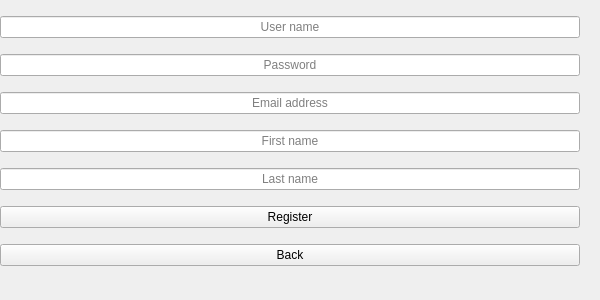
<?xml version="1.0" encoding="UTF-8"?>
<ui version="4.0">
 <class>mainwindow</class>
 <widget class="QWidget" name="mainwindow">
  <property name="geometry">
   <rect>
    <x>0</x>
    <y>0</y>
    <width>600</width>
    <height>300</height>
   </rect>
  </property>
  <property name="sizePolicy">
   <sizepolicy hsizetype="Fixed" vsizetype="Fixed">
    <horstretch>0</horstretch>
    <verstretch>0</verstretch>
   </sizepolicy>
  </property>
  <property name="minimumSize">
   <size>
    <width>600</width>
    <height>300</height>
   </size>
  </property>
  <property name="maximumSize">
   <size>
    <width>600</width>
    <height>300</height>
   </size>
  </property>
  <property name="mouseTracking">
   <bool>true</bool>
  </property>
  <property name="tabletTracking">
   <bool>false</bool>
  </property>
  <property name="contextMenuPolicy">
   <enum>Qt::NoContextMenu</enum>
  </property>
  <property name="windowTitle">
   <string>ShootAndRun</string>
  </property>
  <property name="autoFillBackground">
   <bool>true</bool>
  </property>
  <layout class="QVBoxLayout" name="verticalLayout">
   <property name="leftMargin">
    <number>0</number>
   </property>
   <property name="topMargin">
    <number>0</number>
   </property>
   <property name="rightMargin">
    <number>0</number>
   </property>
   <property name="bottomMargin">
    <number>0</number>
   </property>
   <item>
    <widget class="QStackedWidget" name="stackedWidget">
     <property name="sizePolicy">
      <sizepolicy hsizetype="Fixed" vsizetype="Fixed">
       <horstretch>0</horstretch>
       <verstretch>0</verstretch>
      </sizepolicy>
     </property>
     <property name="minimumSize">
      <size>
       <width>600</width>
       <height>300</height>
      </size>
     </property>
     <property name="maximumSize">
      <size>
       <width>600</width>
       <height>300</height>
      </size>
     </property>
     <property name="baseSize">
      <size>
       <width>600</width>
       <height>300</height>
      </size>
     </property>
     <property name="currentIndex">
      <number>1</number>
     </property>
     <widget class="QWidget" name="Login">
      <property name="enabled">
       <bool>true</bool>
      </property>
      <property name="minimumSize">
       <size>
        <width>600</width>
        <height>300</height>
       </size>
      </property>
      <property name="maximumSize">
       <size>
        <width>600</width>
        <height>300</height>
       </size>
      </property>
      <property name="baseSize">
       <size>
        <width>600</width>
        <height>300</height>
       </size>
      </property>
      <property name="layoutDirection">
       <enum>Qt::LeftToRight</enum>
      </property>
      <property name="autoFillBackground">
       <bool>true</bool>
      </property>
      <layout class="QFormLayout" name="login_layout">
       <property name="fieldGrowthPolicy">
        <enum>QFormLayout::FieldsStayAtSizeHint</enum>
       </property>
       <property name="rowWrapPolicy">
        <enum>QFormLayout::DontWrapRows</enum>
       </property>
       <property name="labelAlignment">
        <set>Qt::AlignCenter</set>
       </property>
       <property name="formAlignment">
        <set>Qt::AlignCenter</set>
       </property>
       <property name="leftMargin">
        <number>0</number>
       </property>
       <property name="topMargin">
        <number>0</number>
       </property>
       <property name="rightMargin">
        <number>0</number>
       </property>
       <property name="bottomMargin">
        <number>50</number>
       </property>
       <item row="0" column="0">
        <widget class="QLineEdit" name="login_username">
         <property name="minimumSize">
          <size>
           <width>150</width>
           <height>30</height>
          </size>
         </property>
         <property name="maximumSize">
          <size>
           <width>150</width>
           <height>30</height>
          </size>
         </property>
         <property name="alignment">
          <set>Qt::AlignCenter</set>
         </property>
         <property name="placeholderText">
          <string>User name</string>
         </property>
        </widget>
       </item>
       <item row="1" column="0">
        <widget class="QLineEdit" name="login_password">
         <property name="minimumSize">
          <size>
           <width>150</width>
           <height>30</height>
          </size>
         </property>
         <property name="maximumSize">
          <size>
           <width>150</width>
           <height>30</height>
          </size>
         </property>
         <property name="alignment">
          <set>Qt::AlignCenter</set>
         </property>
         <property name="placeholderText">
          <string>Password</string>
         </property>
        </widget>
       </item>
       <item row="1" column="1">
        <widget class="QPushButton" name="register_switch">
         <property name="minimumSize">
          <size>
           <width>150</width>
           <height>30</height>
          </size>
         </property>
         <property name="maximumSize">
          <size>
           <width>150</width>
           <height>30</height>
          </size>
         </property>
         <property name="text">
          <string>Register</string>
         </property>
        </widget>
       </item>
       <item row="0" column="1">
        <widget class="QPushButton" name="login_ok">
         <property name="minimumSize">
          <size>
           <width>150</width>
           <height>30</height>
          </size>
         </property>
         <property name="maximumSize">
          <size>
           <width>150</width>
           <height>30</height>
          </size>
         </property>
         <property name="text">
          <string>Login</string>
         </property>
        </widget>
       </item>
      </layout>
     </widget>
     <widget class="QWidget" name="Register">
      <property name="minimumSize">
       <size>
        <width>600</width>
        <height>300</height>
       </size>
      </property>
      <property name="maximumSize">
       <size>
        <width>600</width>
        <height>300</height>
       </size>
      </property>
      <property name="baseSize">
       <size>
        <width>600</width>
        <height>300</height>
       </size>
      </property>
      <layout class="QVBoxLayout" name="register_layout">
       <property name="spacing">
        <number>0</number>
       </property>
       <property name="leftMargin">
        <number>0</number>
       </property>
       <property name="topMargin">
        <number>0</number>
       </property>
       <property name="rightMargin">
        <number>20</number>
       </property>
       <property name="bottomMargin">
        <number>11</number>
       </property>
       <item>
        <widget class="QLineEdit" name="register_username">
         <property name="alignment">
          <set>Qt::AlignCenter</set>
         </property>
         <property name="placeholderText">
          <string>User name</string>
         </property>
        </widget>
       </item>
       <item>
        <widget class="QLineEdit" name="register_password">
         <property name="alignment">
          <set>Qt::AlignCenter</set>
         </property>
         <property name="placeholderText">
          <string>Password</string>
         </property>
        </widget>
       </item>
       <item>
        <widget class="QLineEdit" name="register_email">
         <property name="alignment">
          <set>Qt::AlignCenter</set>
         </property>
         <property name="placeholderText">
          <string>Email address</string>
         </property>
        </widget>
       </item>
       <item>
        <widget class="QLineEdit" name="register_firstname">
         <property name="alignment">
          <set>Qt::AlignCenter</set>
         </property>
         <property name="placeholderText">
          <string>First name</string>
         </property>
        </widget>
       </item>
       <item>
        <widget class="QLineEdit" name="register_lastname">
         <property name="alignment">
          <set>Qt::AlignCenter</set>
         </property>
         <property name="placeholderText">
          <string>Last name</string>
         </property>
        </widget>
       </item>
       <item>
        <widget class="QPushButton" name="register_ok">
         <property name="text">
          <string>Register</string>
         </property>
        </widget>
       </item>
       <item>
        <widget class="QPushButton" name="register_back">
         <property name="text">
          <string>Back</string>
         </property>
        </widget>
       </item>
      </layout>
     </widget>
    </widget>
   </item>
  </layout>
 </widget>
 <layoutdefault spacing="6" margin="11"/>
 <tabstops>
  <tabstop>register_switch</tabstop>
  <tabstop>login_username</tabstop>
  <tabstop>login_password</tabstop>
  <tabstop>login_ok</tabstop>
  <tabstop>register_back</tabstop>
  <tabstop>register_username</tabstop>
  <tabstop>register_password</tabstop>
  <tabstop>register_email</tabstop>
  <tabstop>register_firstname</tabstop>
  <tabstop>register_lastname</tabstop>
  <tabstop>register_ok</tabstop>
 </tabstops>
 <resources/>
 <connections/>
</ui>
